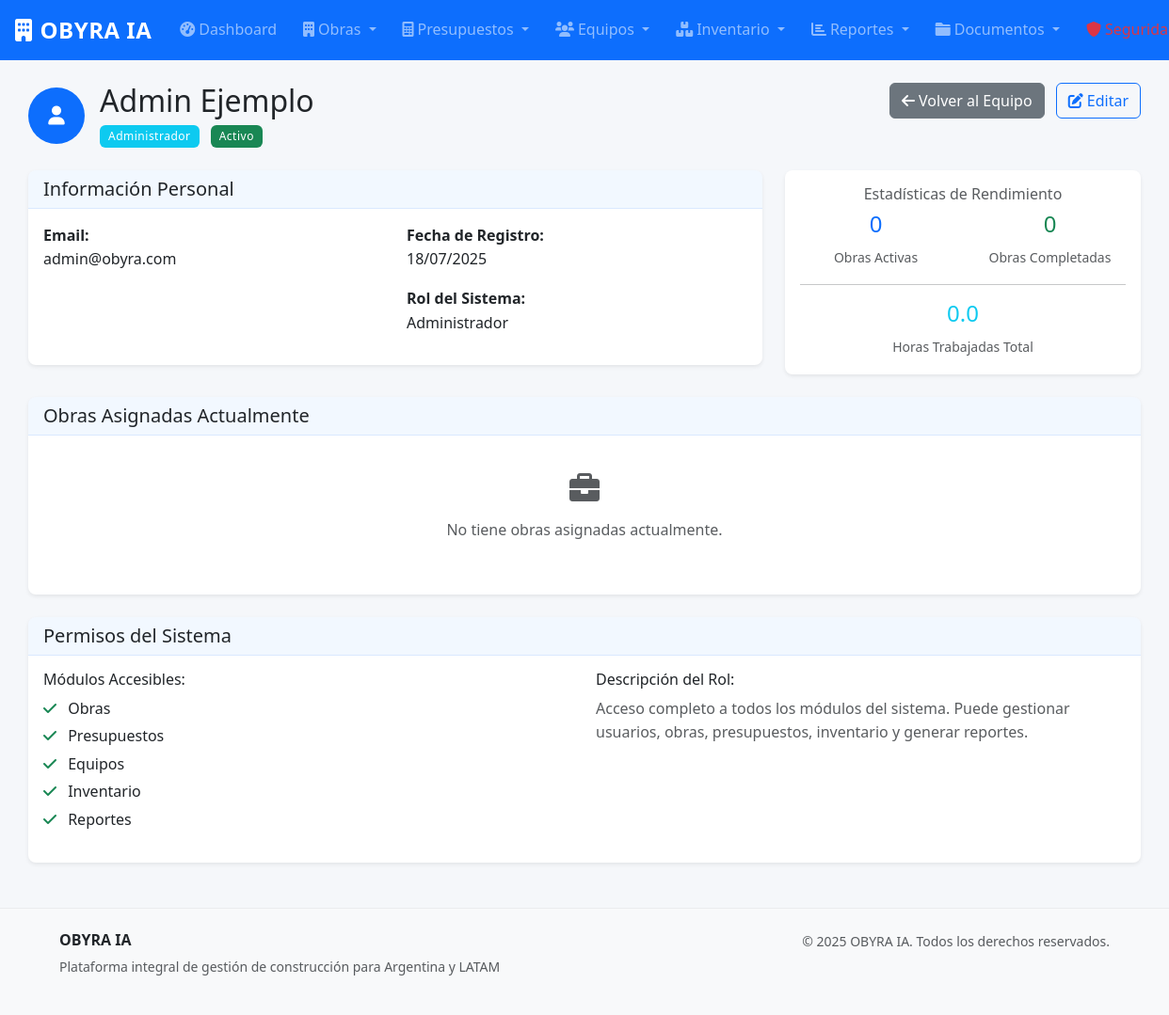
Page /equipos/1 (signed in) on the committed database.
### models.py (models this page shows, shortened)
class Usuario(UserMixin, db.Model):
    __tablename__ = 'usuarios'
    id = db.Column(db.Integer, primary_key=True)
    nombre = db.Column(db.String(100), nullable=False)
    apellido = db.Column(db.String(100), nullable=False)
    email = db.Column(db.String(120), unique=True, nullable=False)
    telefono = db.Column(db.String(20))
    password_hash = db.Column(db.String(256), nullable=True)  # Nullable para usuarios de Google
    rol = db.Column(db.String(20), nullable=False, default='operario')  # administrador, tecnico, operario
    activo = db.Column(db.Boolean, default=True)
    auth_provider = db.Column(db.String(20), nullable=False, default='manual')  # manual, google
    google_id = db.Column(db.String(100), nullable=True)  # ID de Google para usuarios OAuth
    profile_picture = db.Column(db.String(500), nullable=True)  # URL de imagen de perfil de Google
    created_at = db.Column(db.DateTime, default=datetime.utcnow)
    fecha_creacion = db.Column(db.DateTime, default=datetime.utcnow)
    organizacion_id = db.Column(db.Integer, db.ForeignKey('organizaciones.id'), nullable=False)
    organizacion = db.relationship('Organizacion', back_populates='usuarios')
    obras_asignadas = db.relationship('AsignacionObra', back_populates='usuario', lazy='dynamic')
    registros_tiempo = db.relationship('RegistroTiempo', back_populates='usuario', lazy='dynamic')
    @property
    def nombre_completo(self):
        return f"{self.nombre} {self.apellido}"
    def puede_acceder_modulo(self, modulo):
        permisos = {
            'administrador': ['obras', 'presupuestos', 'equipos', 'inventario', 'reportes', 'asistente', 'cotizacion', 'documentos', 'seguridad'],
            'tecnico': ['obras', 'presupuestos', 'inventario', 'reportes', 'asistente', 'cotizacion', 'documentos', 'seguridad'],
            'operario': ['obras', 'inventario', 'asistente', 'documentos']
        }
        return modulo in permisos.get(self.rol, [])

### equipos.py (the view)
@equipos_bp.route('/<int:id>')
@login_required
def detalle(id):
    if not current_user.puede_acceder_modulo('equipos'):
        flash('No tienes permisos para ver detalles de equipos.', 'danger')
        return redirect(url_for('reportes.dashboard'))
    usuario = Usuario.query.get_or_404(id)
    asignaciones_activas = usuario.obras_asignadas.filter_by(activo=True).all()
    total_horas = sum(reg.horas_trabajadas for reg in usuario.registros_tiempo)
    obras_completadas = usuario.obras_asignadas.join(Obra).filter(
        Obra.estado == 'finalizada'
    ).count()
    return render_template('equipos/detalle.html',
                         usuario=usuario,
                         asignaciones_activas=asignaciones_activas,
                         total_horas=total_horas,
                         obras_completadas=obras_completadas)

### app.py (called while the page is built)
@login_manager.user_loader
def load_user(user_id):
    from models import Usuario
    return Usuario.query.get(int(user_id))

@app.template_filter('fecha')
def fecha_filter(fecha):
    if fecha:
        return fecha.strftime('%d/%m/%Y')
    return ''

@app.template_filter('numero')
def numero_filter(valor, decimales=0):
    if valor is None:
        return '0'
    return f'{valor:,.{decimales}f}'

### templates/equipos/detalle.html (shortened to what this page needs)
{% extends "base.html" %}
{% block content %}
<div class="container-fluid mt-4">
    <div class="row">
        <div class="col-12">
            <div class="d-flex justify-content-between align-items-start mb-4">
                <div class="d-flex align-items-center">
                    {% if usuario.profile_picture %}
                        <img src="{{ usuario.profile_picture }}" alt="Foto de perfil de {{ usuario.nombre_completo }}"
                             class="rounded-circle me-3" width="60" height="60" style="object-fit: cover;">
                    {% else %}
                        <div class="bg-primary text-white rounded-circle d-flex align-items-center justify-content-center me-3"
                             style="width: 60px; height: 60px;">
                            <i class="fas fa-user fa-lg"></i>
                        </div>
                    {% endif %}
                    <div>
                        <h2 class="mb-1">{{ usuario.nombre_completo }}</h2>
                        <p class="text-muted mb-0">
                            <span class="badge bg-info me-2">{{ usuario.rol.title() }}</span>
                            <span class="badge {{ 'bg-success' if usuario.activo else 'bg-secondary' }}">
                                {{ 'Activo' if usuario.activo else 'Inactivo' }}
                            </span>
                        </p>
                    </div>
                </div>
                <div class="text-end">
                    <a href="{{ url_for('equipos.lista') }}" class="btn btn-secondary">
                        <i class="fas fa-arrow-left me-1"></i>Volver al Equipo
                    </a>
                    {% if current_user.rol == 'administrador' %}
                    <button class="btn btn-outline-primary ms-2" data-bs-toggle="modal" data-bs-target="#editarUsuarioModal">
                        <i class="fas fa-edit me-1"></i>Editar
                    </button>
                    {% endif %}
                </div>
            </div>
        </div>
    </div>
    <div class="row mb-4">
        <div class="col-lg-8">
            <div class="card">
                <div class="card-header">
                    <h5 class="mb-0">Información Personal</h5>
                </div>
                <div class="card-body">
                    <div class="row">
                        <div class="col-md-6">
                            <strong>Email:</strong><br>
                            <p class="mb-3">{{ usuario.email }}</p>
                        </div>
                        <div class="col-md-6">
                            <strong>Fecha de Registro:</strong><br>
                            <p class="mb-3">{{ usuario.fecha_creacion|fecha }}</p>
                            <strong>Rol del Sistema:</strong><br>
                            <p class="mb-3">{{ usuario.rol.replace('_', ' ').title() }}</p>
                        </div>
                    </div>
                </div>
            </div>
        </div>
        <div class="col-lg-4">
            <div class="card">
                <div class="card-body text-center">
                    <h6 class="text-muted">Estadísticas de Rendimiento</h6>
                    <div class="row text-center mb-3">
                        <div class="col-6">
                            <strong class="text-primary d-block h4">{{ asignaciones_activas|length }}</strong>
                            <small class="text-muted">Obras Activas</small>
                        </div>
                        <div class="col-6">
                            <strong class="text-success d-block h4">{{ obras_completadas }}</strong>
                            <small class="text-muted">Obras Completadas</small>
                        </div>
                    </div>
                    <hr>
                    <div class="text-center">
                        <strong class="text-info d-block h4">{{ total_horas|numero(1) }}</strong>
                        <small class="text-muted">Horas Trabajadas Total</small>
                    </div>
                </div>
            </div>
        </div>
    </div>
    <div class="row mb-4">
        <div class="col-12">
            <div class="card">
                <div class="card-header">
                    <h5 class="mb-0">Obras Asignadas Actualmente</h5>
                </div>
                <div class="card-body">
                    {% if asignaciones_activas %}
                    <div class="row">
                        {% for asignacion in asignaciones_activas %}
                        <div class="col-lg-6 mb-3">
                            <div class="border rounded p-3">
                                <div class="d-flex justify-content-between align-items-start mb-2">
                                    <h6 class="mb-0">{{ asignacion.obra.nombre }}</h6>
                                    <span class="badge {{ asignacion.obra.estado|estado_badge }}">
                                        {{ asignacion.obra.estado.replace('_', ' ').title() }}
                                    </span>
                                </div>
                                <p class="text-muted mb-2">
                                    <i class="fas fa-user me-1"></i>{{ asignacion.obra.cliente }}
                                </p>
                                <p class="text-muted mb-2">
                                    <strong>Rol:</strong> {{ asignacion.rol_en_obra.replace('_', ' ').title() }}
                                </p>
                                <p class="text-muted mb-0">
                                    <small>
                                        <i class="fas fa-calendar me-1"></i>
                                        Asignado desde {{ asignacion.fecha_asignacion.strftime('%d/%m/%Y') }}
                                    </small>
                                </p>
                                <div class="mt-2">
                                    <div class="progress" style="height: 6px;">
                                        <div class="progress-bar" role="progressbar"
                                             style="width: {{ asignacion.obra.progreso }}%"></div>
                                    </div>
                                    <small class="text-muted">Progreso: {{ asignacion.obra.progreso }}%</small>
                                </div>
                                <div class="mt-2">
                                    <a href="{{ url_for('obras.detalle', id=asignacion.obra.id) }}"
                                       class="btn btn-sm btn-outline-primary">
                                        <i class="fas fa-eye me-1"></i>Ver Obra
                                    </a>
                                </div>
                            </div>
                        </div>
                        {% endfor %}
                    </div>
                    {% else %}
                    <div class="text-center py-4">
                        <i class="fas fa-briefcase fa-2x text-muted mb-3"></i>
                        <p class="text-muted">No tiene obras asignadas actualmente.</p>
                    </div>
                    {% endif %}
                </div>
            </div>
        </div>
    </div>
    <div class="row">
        <div class="col-12">
            <div class="card">
                <div class="card-header">
                    <h5 class="mb-0">Permisos del Sistema</h5>
                </div>
                <div class="card-body">
                    <div class="row">
                        <div class="col-md-6">
                            <h6>Módulos Accesibles:</h6>
                            <ul class="list-unstyled">
                                {% set modulos = ['obras', 'presupuestos', 'equipos', 'inventario', 'reportes'] %}
                                {% for modulo in modulos %}
                                <li class="mb-1">
                                    {% if usuario.puede_acceder_modulo(modulo) %}
                                    <i class="fas fa-check text-success me-2"></i>
                                    {% else %}
                                    <i class="fas fa-times text-danger me-2"></i>
                                    {% endif %}
                                    {{ modulo.title() }}
                                </li>
                                {% endfor %}
                            </ul>
                        </div>
                        <div class="col-md-6">
                            <h6>Descripción del Rol:</h6>
                            {% if usuario.rol == 'administrador' %}
                            <p class="text-muted">
                                Acceso completo a todos los módulos del sistema. Puede gestionar usuarios,
                                obras, presupuestos, inventario y generar reportes.
                            </p>
                            {% elif usuario.rol == 'tecnico' %}
                            <p class="text-muted">
                                Puede gestionar obras, crear presupuestos, administrar inventario y
                                generar reportes. No puede gestionar otros usuarios.
                            </p>
                            {% else %}
                            <p class="text-muted">
                                Acceso limitado a obras e inventario. Puede ver información y
                                registrar uso de materiales en obra.
                            </p>
                            {% endif %}
                        </div>
                    </div>
                </div>
            </div>
        </div>
    </div>
</div>
{% endblock %}

### static/css/style.css (style rules this page uses)
:root { --primary-color: #0d6efd; --secondary-color: #6c757d; --success-color: #198754; --warning-color: #ffc107; --danger-color: #dc3545; --info-color: #0dcaf0; --dark-color: #212529; --light-color: #f8f9fa; --construction-orange: #ff6900; --construction-yellow: #ffb000; --construction-blue: #003f5c; --construction-gray: #464646; --shadow-sm: 0 0.125rem 0.25rem rgba(0, 0, 0, 0.075); --shadow: 0 0.5rem 1rem rgba(0, 0, 0, 0.15); --shadow-lg: 0 1rem 3rem rgba(0, 0, 0, 0.175); --border-radius: 0.375rem; --border-radius-lg: 0.5rem; --border-radius-xl: 1rem; }
body { font-family: 'Segoe UI', Tahoma, Geneva, Verdana, sans-serif; line-height: 1.6; color: var(--dark-color); background-color: #f5f7fa; margin: 0; padding: 0; }
html { margin: 0; padding: 0; }
* { box-sizing: border-box; }
.container-fluid { padding-left: 15px; padding-right: 15px; }
.card { border: none; border-radius: var(--border-radius-lg); box-shadow: var(--shadow-sm); transition: all 0.3s ease; }
.card-header { background-color: rgba(var(--bs-primary-rgb), 0.05); border-bottom: 1px solid rgba(var(--bs-primary-rgb), 0.1); border-radius: var(--border-radius-lg) var(--border-radius-lg) 0 0 !important; font-weight: 600; }
.btn { border-radius: var(--border-radius); font-weight: 500; transition: all 0.3s ease; position: relative; overflow: hidden; }
.badge { font-weight: 500; letter-spacing: 0.5px; padding: 0.5em 0.75em; border-radius: var(--border-radius); }

### rows in the picture
Usuario: nombre_completo "Admin Ejemplo", rol "Administrador", activo "Activo", email "admin@obyra.com", fecha_creacion|fecha "18/07/2025", rol.replace "Administrador"

### other values in the picture
{{ asignaciones_activas|length }} "0"
{{ obras_completadas }} "0"
{{ total_horas|numero(1) }} "0.0"
{{ modulo.title() }} "Obras" "Presupuestos" "Equipos" "Inventario" "Reportes"
